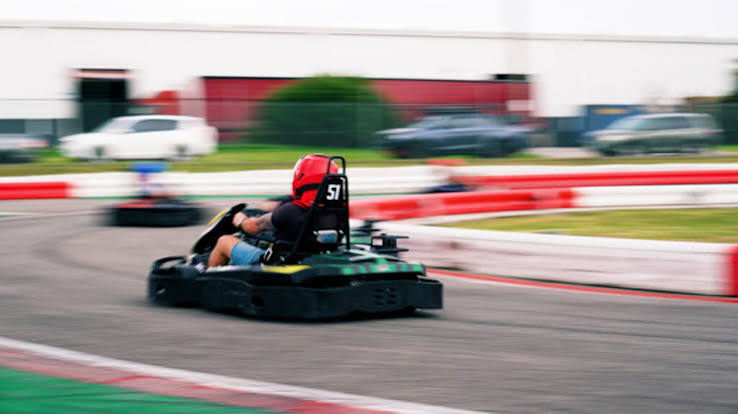
#> input picture foto/images.jpeg, 738 x 414 px
$ python 5-morphology.py
#> lines starting #> are read from the running program, lines starting #| are printed output that depends on the picture; after the words box and inside, x2 and y2 are one past the last pixel; in counts of white or black regions, pixels touching at a corner belong together
import cv2
import numpy as np

def run_morphology_demo(image_path=None):
    # 1. Load Citra atau Buat Citra Biner Dummy
#> called with image_path = 'foto/images.jpeg'
    if image_path:
        # Load dalam bentuk grayscale
        img = cv2.imread(image_path, cv2.IMREAD_GRAYSCALE)
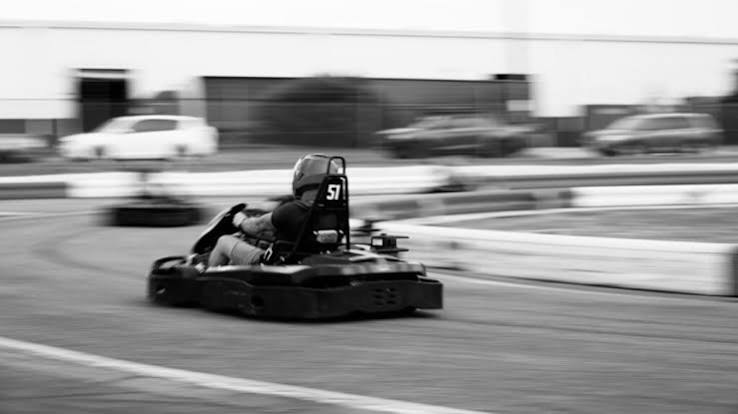
#> img: shape (414, 738); min 0, max 255, mean 154.3
        _, binary_img = cv2.threshold(img, 127, 255, cv2.THRESH_BINARY)
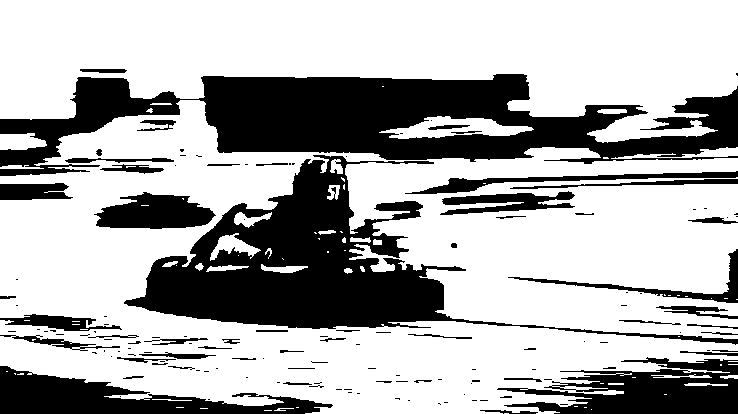
#> binary_img: shape (414, 738); 68.4% white; 139 black regions (82 under 20 px), largest, box (x1, y1, x2, y2) and area: (0, 74, 738, 176) 36675, (124, 155, 738, 345) 29370, (497, 357, 738, 414) 7817
    else:
        # Buat gambar dummy biner ukuran 300x300 dengan beberapa noise/objek
        binary_img = np.zeros((300, 300), dtype=np.uint8)

        # Tambah persegi di tengah (objek utama)
        cv2.rectangle(binary_img, (75, 75), (225, 225), 255, -1)

        # Tambah noise putih kecil di background (untuk demo Opening)
        binary_img[30, 30] = 255
        binary_img[40, 250] = 255
        binary_img[250, 40] = 255

        # Tambah lubang/noise hitam kecil di dalam objek (untuk demo Closing)
        binary_img[140:160, 140:160] = 0

    # 2. Tentukan Structuring Element (Kernel)
    # Menggunakan kernel berbentuk persegi 5x5
    kernel = np.ones((5, 5), np.uint8)

    # 3. Operasi Morfologi
    # a. Erosi (Erosion) -> Mengikis tepi objek
    erosion = cv2.erode(binary_img, kernel, iterations=1)
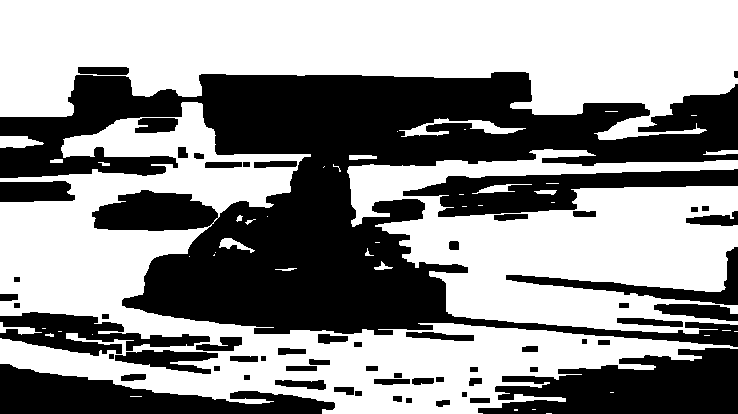
#> erosion: shape (414, 738); 56.9% white; 61 black regions, largest, box (x1, y1, x2, y2) and area: (0, 72, 738, 347) 86808, (478, 348, 738, 414) 11539, (0, 364, 335, 414) 8721

    # b. Dilasi (Dilation) -> Memperbesar/menebalkan tepi objek
    dilation = cv2.dilate(binary_img, kernel, iterations=1)
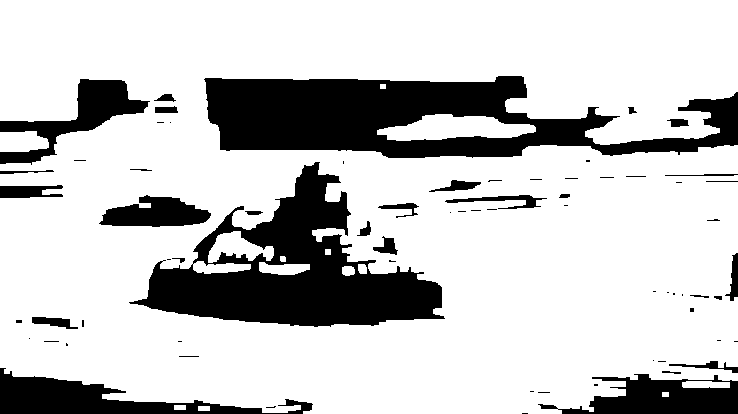
#> dilation: shape (414, 738); 78% white; 69 black regions (38 under 20 px), largest, box (x1, y1, x2, y2) and area: (204, 76, 738, 158) 25065, (129, 162, 445, 327) 21609, (0, 368, 313, 414) 5552

    # c. Opening -> Erosi diikuti Dilasi (Menghilangkan noise kecil di background)
    opening = cv2.morphologyEx(binary_img, cv2.MORPH_OPEN, kernel)
#> opening: shape (414, 738); 65.9% white; 76 black regions (38 under 20 px), largest, box (x1, y1, x2, y2) and area: (0, 74, 738, 345) 70479, (480, 350, 738, 414) 9650, (0, 366, 333, 414) 7617

    # d. Closing -> Dilasi diikuti Erosi (Menutup lubang kecil di dalam objek)
    closing = cv2.morphologyEx(binary_img, cv2.MORPH_CLOSE, kernel)
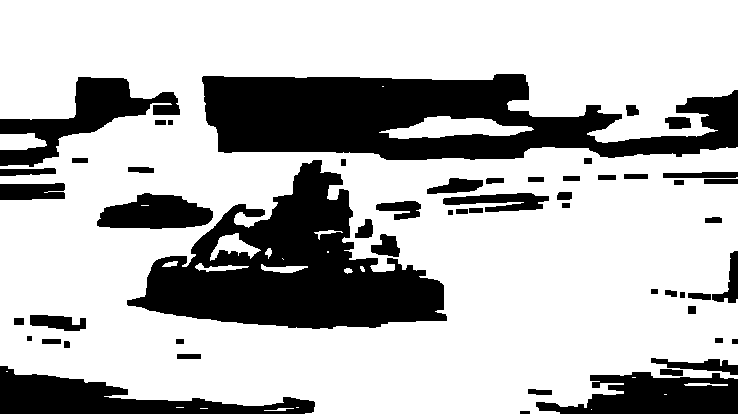
#> closing: shape (414, 738); 72% white; 54 black regions, largest, box (x1, y1, x2, y2) and area: (202, 74, 738, 160) 29039, (127, 160, 447, 329) 25947, (0, 366, 315, 414) 6757

    # 4. Tampilkan Hasil (Gabungkan secara horizontal untuk perbandingan)
    top_row = np.hstack((binary_img, erosion, dilation))
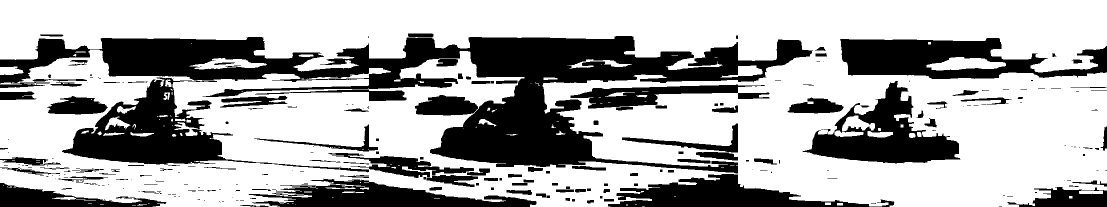
#> top_row: shape (414, 2214) (shown at 1/2 size); 67.8% white; 258 black regions (120 under 20 px), largest, box (x1, y1, x2, y2) and area: (0, 72, 1626, 347) 129331, (124, 155, 738, 345) 29370, (1680, 76, 2214, 158) 25065
    bottom_row = np.hstack((binary_img, opening, closing))
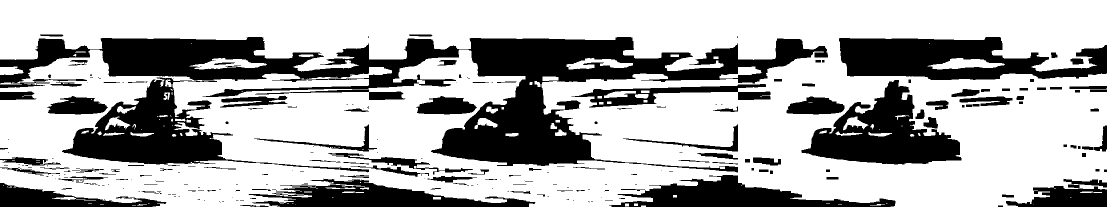
#> bottom_row: shape (414, 2214) (shown at 1/2 size); 68.8% white; 258 black regions (120 under 20 px), largest, box (x1, y1, x2, y2) and area: (0, 74, 1656, 345) 114633, (124, 155, 738, 345) 29370, (1678, 74, 2214, 160) 29039

    # Cetak info di konsol
    print("Operasi morfologi berhasil dijalankan.")
    print("Gunakan tombol keyboard apapun pada jendela gambar untuk menutup.")

    # Tampilkan jendela OpenCV
    cv2.imshow("Atas: Asli | Erosi | Dilasi", top_row)
    cv2.imshow("Bawah: Asli | Opening | Closing", bottom_row)

    cv2.waitKey(0)
    cv2.destroyAllWindows()

if __name__ == "__main__":
    # Jalankan demo (bisa masukkan path gambar asli jika ada, contoh: run_morphology_demo('daun.jpg'))
    run_morphology_demo(image_path="foto/images.jpeg")
